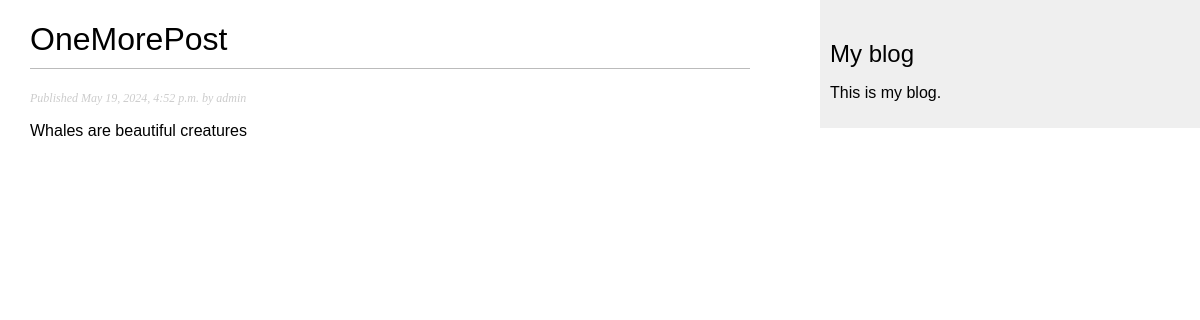
The app's page /5/ with its own data.
### blog/models.py (models this page shows, shortened)
class Post(models.Model):
    class Status(models.TextChoices):
        DRAFT = 'DF', 'Draft'
        PUBLISHED = 'PB', 'Published'
    title = models.CharField(max_length=250)
    slug = models.SlugField(max_length=250)
    body = models.TextField()
    author = models.ForeignKey(User, on_delete=models.CASCADE, related_name='blog_posts')
    publish = models.DateTimeField(default=timezone.now)
    created = models.DateTimeField(auto_now_add=True)
    updated = models.DateTimeField(auto_now=True)
    status = models.CharField(max_length=2, choices=Status.choices, default=Status.DRAFT)
    objects = models.Manager()
    published = PublishManager()
    class Meta():
        ordering = ['-publish']
        indexes = [
            models.Index(fields=['-publish'])
        ]

### blog/views.py (the view)
# urls.py: path('<int:id>/', views.post_detail, name='post_detail'),
def post_detail(request, id):
    post = get_object_or_404(Post, id=id, status=Post.Status.PUBLISHED)
    return render(request, 'blog/details.html', {'post': post})

### templates/blog/details.html (shortened to what this page needs)
{% extends "blog/index.html" %}
{% block content %}
    <h1>{{ post.title }}</h1>
    <p class="date">
        Published {{ post.publish }} by {{ post.author }}
    </p>
    {{ post.body|linebreaks }}
{% endblock %}

### records on screen
Post: title "OneMorePost", publish "May 19, 2024, 4:52 p.m.", author "admin", body "Whales are beautiful creatures"
